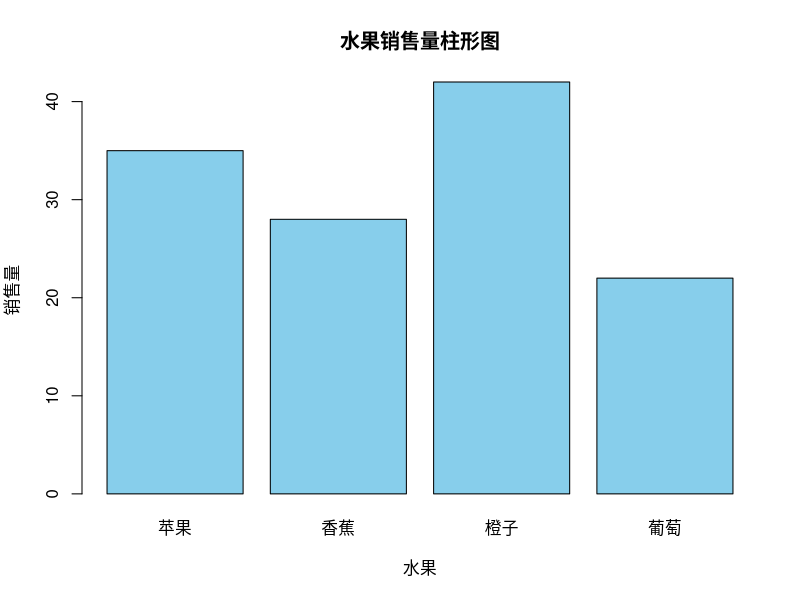

Reproduce this figure in R.
# 创建一个包含不同水果销售量的数据向量
fruits <- c("苹果", "香蕉", "橙子", "葡萄")
sales <- c(35, 28, 42, 22)

# 创建数据框
fruit_sales <- data.frame(Fruit = fruits, Sales = sales)

# 绘制柱形图
barplot(fruit_sales$Sales, names.arg = fruit_sales$Fruit, 
        main = "水果销售量柱形图",
        xlab = "水果", ylab = "销售量",
        col = "skyblue")